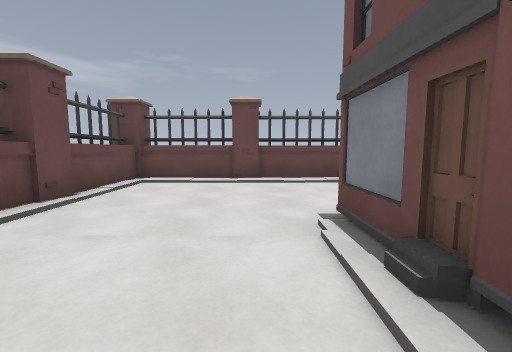
[1] (above)

24 first-person views from a walk through a Godot game level. The camera is 1.26 m above the floor, tilts 6° down and sees 90° across. The floor is counted in squares, 1.44 m on a side. Each view is taken from the middle of a square. On the plan, view 1 faces up. The plan holds only what a view shows up to about 10 squares ahead; the rest is blank. Surface patterns are stand-ins for the level's own textures.

[2]
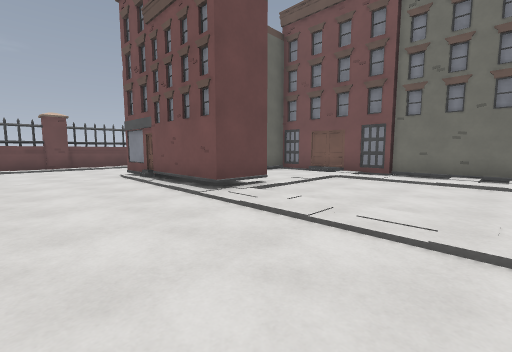

[3]
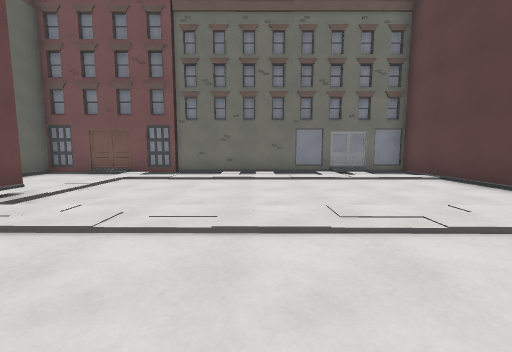

[4]
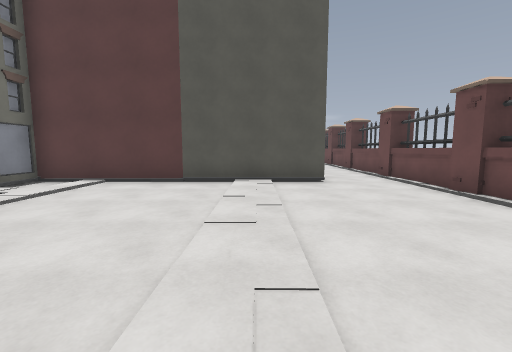

[5]
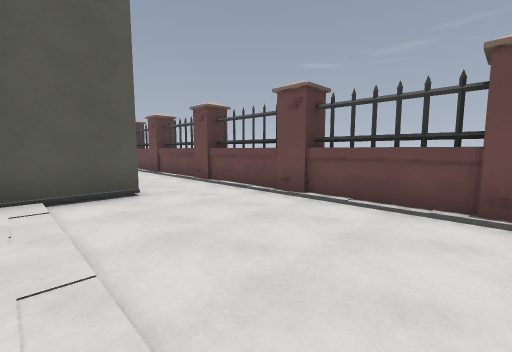

[6]
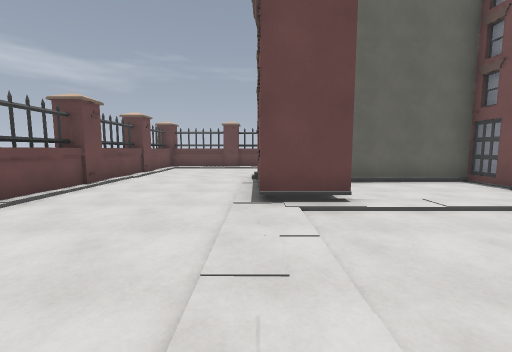

[7]
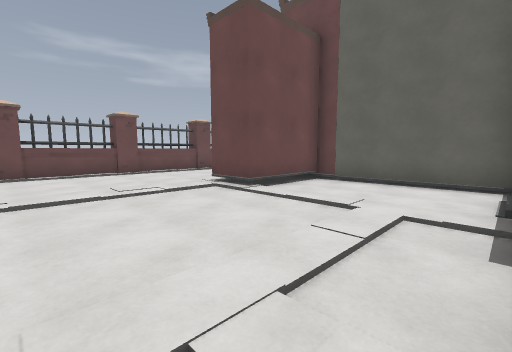

[8]
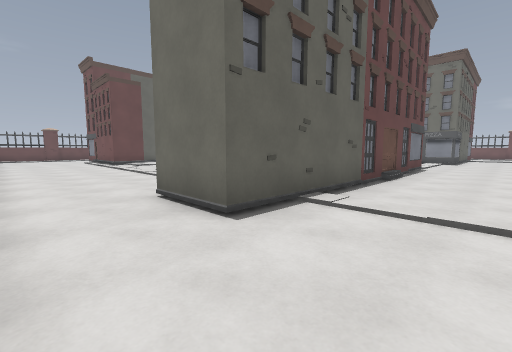

[9]
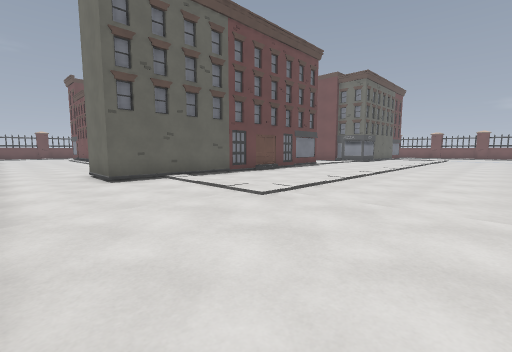

[10]
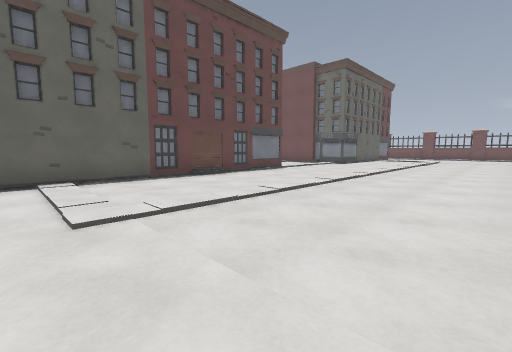

[11]
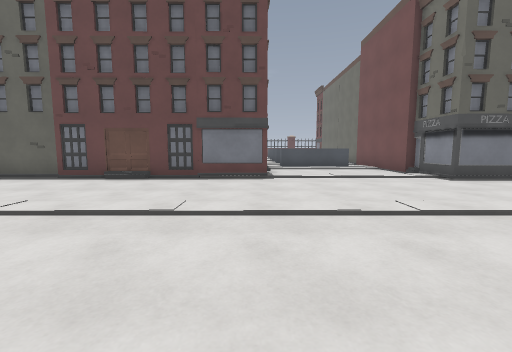

[12]
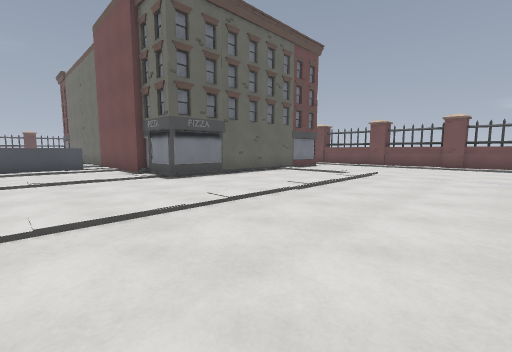

[13]
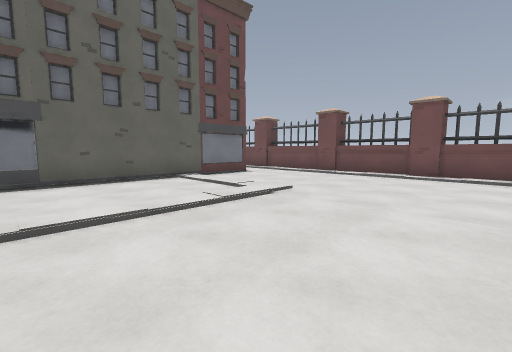

[14]
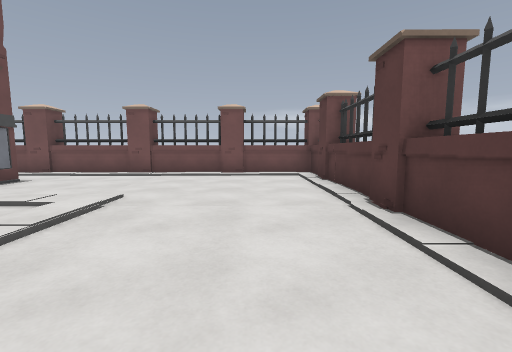

[15]
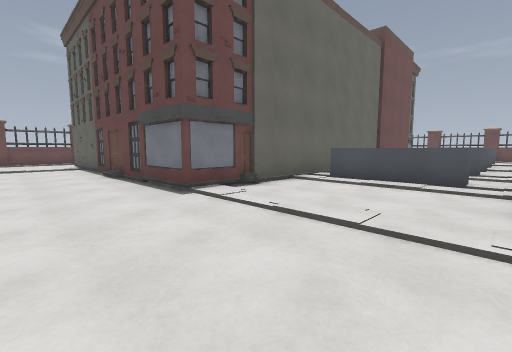

[16]
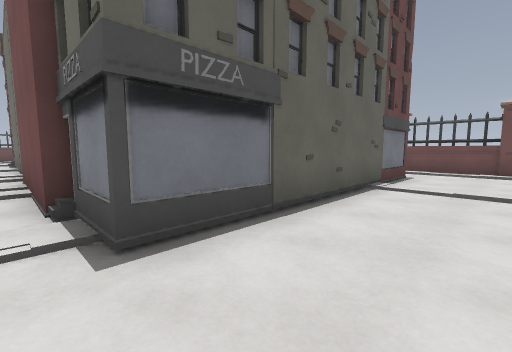

[17]
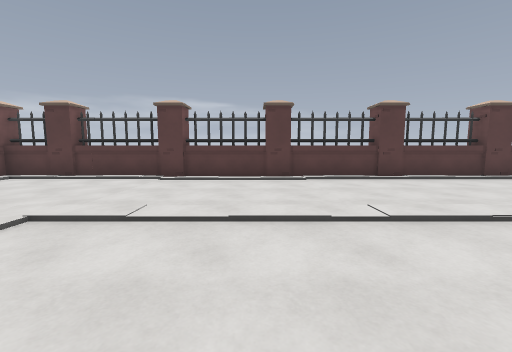

[18]
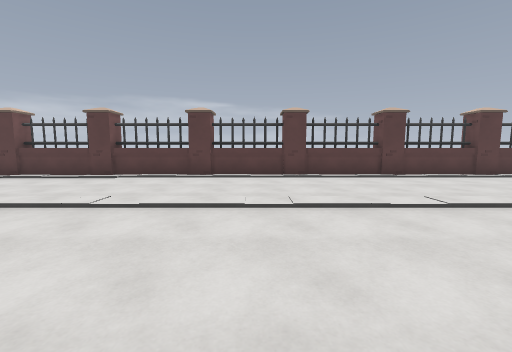

[19]
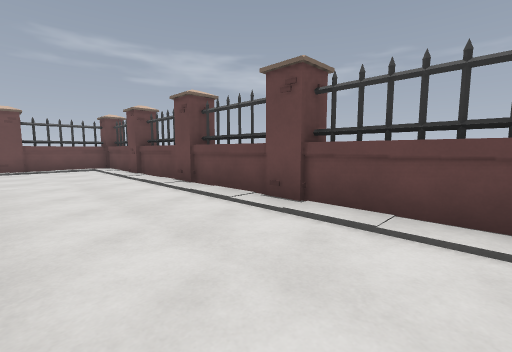

[20]
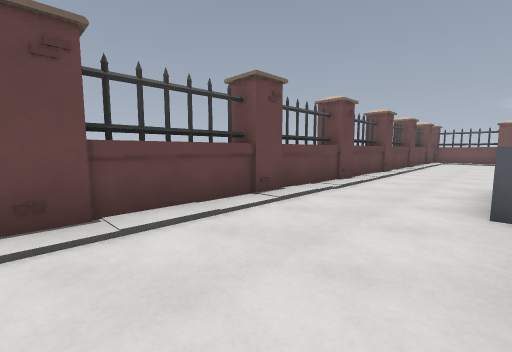

[21]
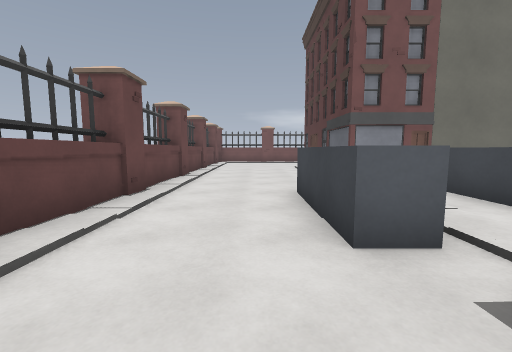

[22]
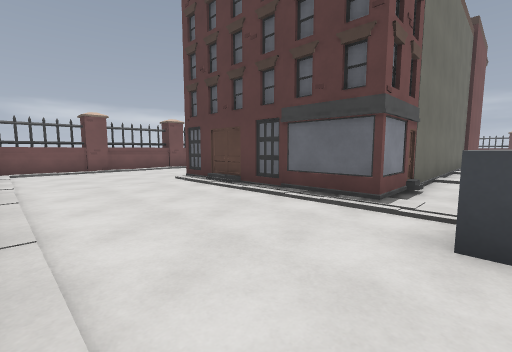

[23]
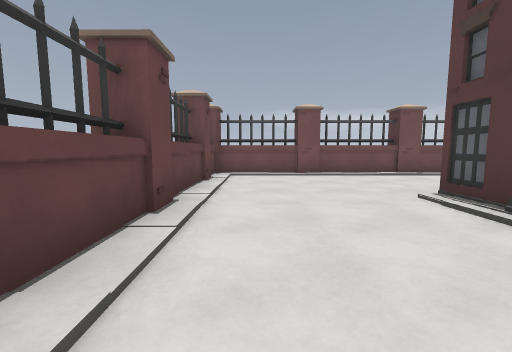

[24]
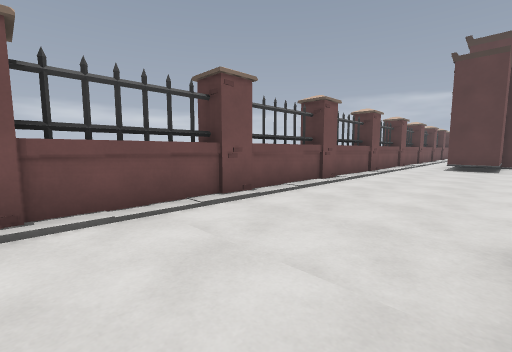

### Floor plan
Key: @ floor where view 1 was taken; # wall or solid block; . floor; / step, stairs or slope; ^ raised ledge; B building.
Columns run from 4 left of view 1 to 25 right of it. Each row starts with its distance up from view 1.
  8  ^^##^##^^##^##^^#^^#^^^^^^#^
  7 #............../.............#
  6 ^............................^
  5 #............................#
  4 #..............^^^...........#
  3 ^....BB       ./ ////////....^
  2 #....B.#####   ....BBB   ....#
  1 #....#B..../ B  ^^.BBBBBB....#
  0 ^...@##..../ B    .      ....^
 -1 #....##..../ B    .      ....#
 -2 ^........../ B   ^.      ....^
 -3 ^........../#    ..#     ....^
 -4 #...........#     .BB    ....#
 -5 ^...........#    ..#     ....^
 -6 #...........##   ^.#     ....#
 -7 #...........#B   ..      ....
 -8 ^............B   ..      ...
 -9 #........... B.^^^.      .#
-10 #........... B.....
-11 ^...........BB.....
-12 ^..####B.  B.B.....#B    B   ^
-13 #..#####BBBBBB.....######B ..#
-14 ^............................^
-15 ^............................^
-16 #............................#
-17  ............................^
-18  ............................^
-19  ............................#
-20  ............................^
-21  ............................^
-22       ##^^##^##^^#^^#^^^^^^###
-23                        #   #

Where each view was taken, in squares from view 1:
view 1: 0 up, 0 right, facing up
view 2: 6 down, 2 left, facing up-right
view 3: 6 down, 2 left, facing right
view 4: 4 down, 1 right, facing down
view 5: 6 down, 1 right, facing down-left
view 6: 6 down, 1 right, facing up
view 7: 6 down, 7 right, facing up-left
view 8: 16 down, 3 left, facing up-right
view 9: 21 down, 3 left, facing up-right
view 10: 21 down, 0 right, facing up-right
view 11: 21 down, 9 right, facing up
view 12: 21 down, 11 right, facing up-right
view 13: 21 down, 16 right, facing up-right
view 14: 20 down, 16 right, facing right
view 15: 16 down, 14 right, facing up-left
view 16: 16 down, 14 right, facing up-right
view 17: 14 down, 17 right, facing down
view 18: 13 down, 11 right, facing down
view 19: 4 up, 9 right, facing up-left
view 20: 4 up, 6 right, facing up-right
view 21: 5 up, 8 right, facing right
view 22: 7 up, 13 right, facing down-right
view 23: 6 up, 16 right, facing right
view 24: 4 up, 21 right, facing down-right
